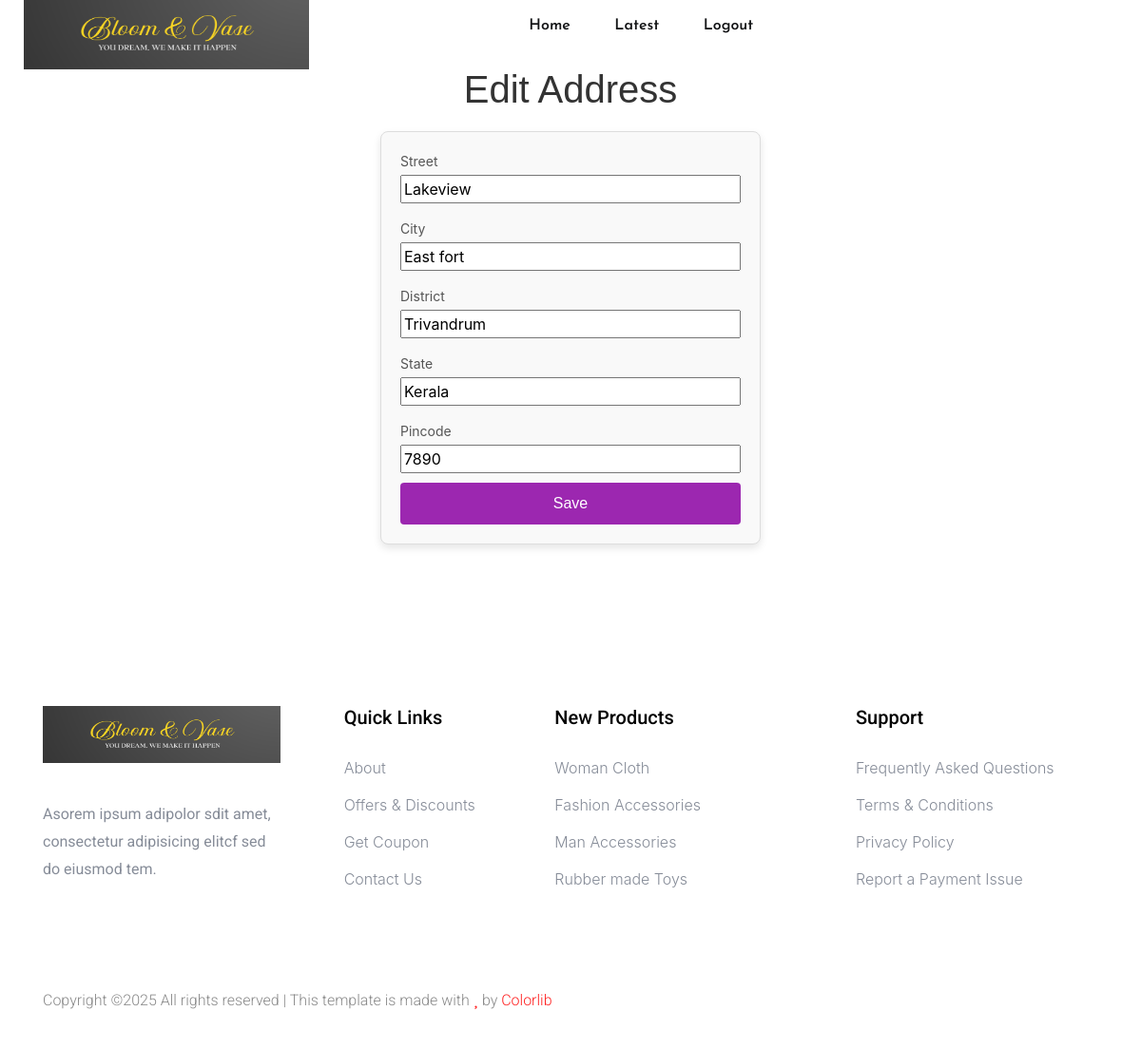
The app's page /user/user_profile/address/edit/19/ (signed in) with its own data.
### user/models.py (models this page shows)
class Address(models.Model):
    users = models.ForeignKey('MyUser',on_delete=models.CASCADE, related_name='addresses')
    street = models.CharField(max_length=100)
    city=models.CharField(max_length=100)
    district=models.CharField(max_length=100)
    state=models.CharField(max_length=100)
    pincode=models.IntegerField()

### user/views.py (the view)
# urls.py: path('user_profile/address/edit/<int:address_id>/', edit_address, name='edit_address'),
@login_required
def edit_address(request, address_id):
    address = get_object_or_404(Address, id=address_id, users=request.user)
    if request.method == 'POST':
        form = AddressForm(request.POST, instance=address)
        if form.is_valid():
            form.save()
            return redirect('user_profile')
    else:
        form = AddressForm(instance=address)
        context = {'form': form }
    return render(request, 'user/edit_address.html', context)

### user/forms.py
class AddressForm(forms.ModelForm):
    class Meta:
        model = Address
        fields = ['street','city','district','state','pincode']

### user/templates/user/edit_address.html (shortened to what this page needs)
{% extends 'user/index.html' %}
{% load static %}
{% block body %}
<h1 style="text-align:center; font-family:Arial, sans-serif; color:#333;">Edit Address</h1>
<div style="display: flex; justify-content: center; margin: 20px;">
    <form method="post" style="width: 100%; max-width: 400px; padding: 20px; border: 1px solid #ddd; border-radius: 8px; background-color: #f9f9f9; box-shadow: 0 4px 8px rgba(0,0,0,0.1);">
        <div style="display: grid; grid-template-columns: 1fr; gap: 16px;">
            {% for field in form %}
            <div style="display: flex; flex-direction: column;">
                <label for="{{ field.id_for_label }}" style="margin-bottom: 4px; font-size: 14px; color: #555;">{{ field.label }}</label>
                {{ field }}
            </div>
            {% endfor %}
        </div>
        <button type="submit"
                style="width: 100%; padding: 10px; margin-top: 10px; border: none; background-color: #9c27b0; color: white; font-size: 16px; font-family: Arial, sans-serif; border-radius: 4px; cursor: pointer;">
            Save
        </button>
    </form>
</div>
{% endblock body %}

### records on screen
Address: form "Lakeview" "East fort" "Trivandrum" "Kerala" "7890"

### other values on screen
{{ field.label }} "Street" "City" "District" "State" "Pincode"
